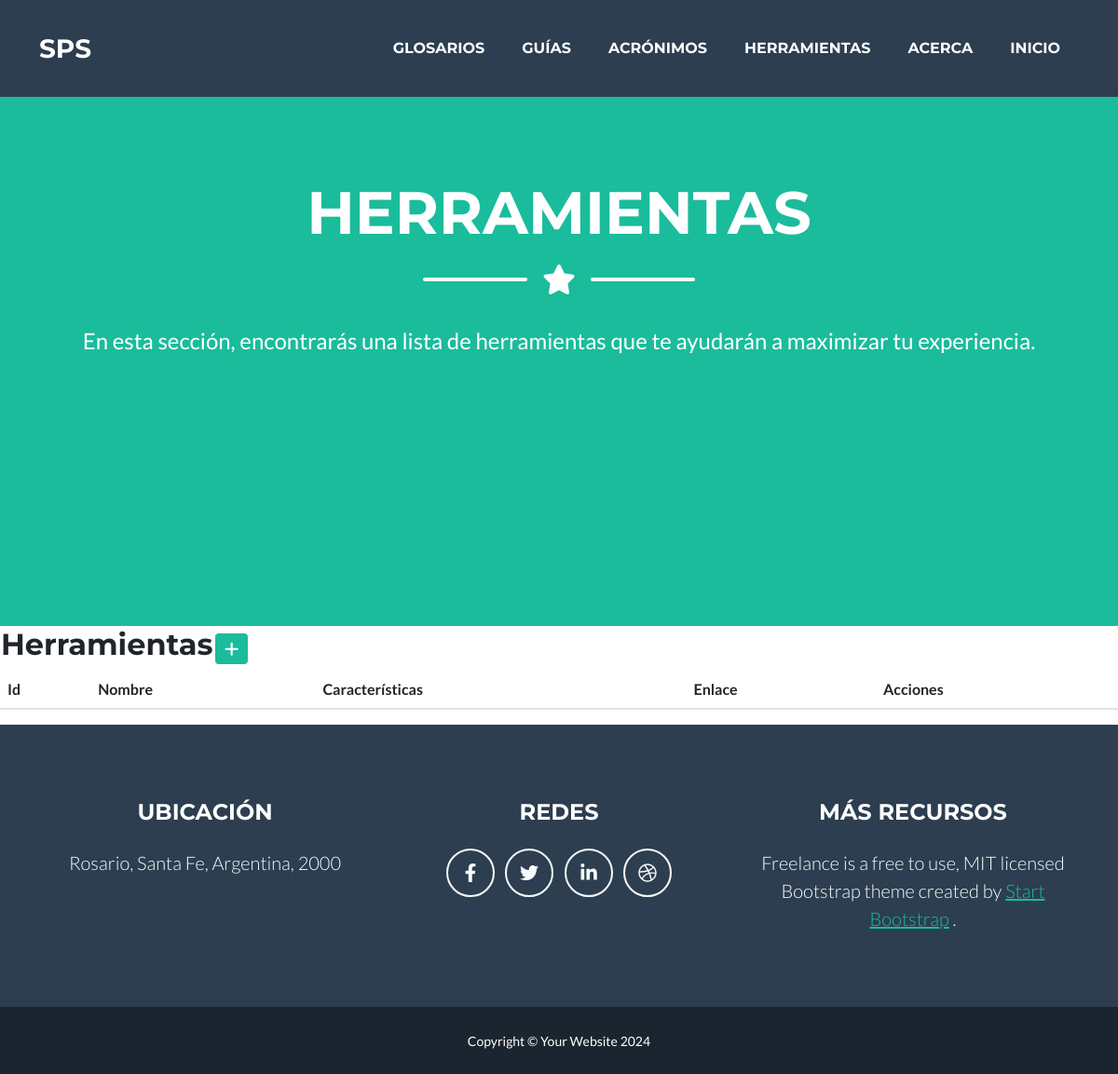
Before: /herramientas/ with the older database file.
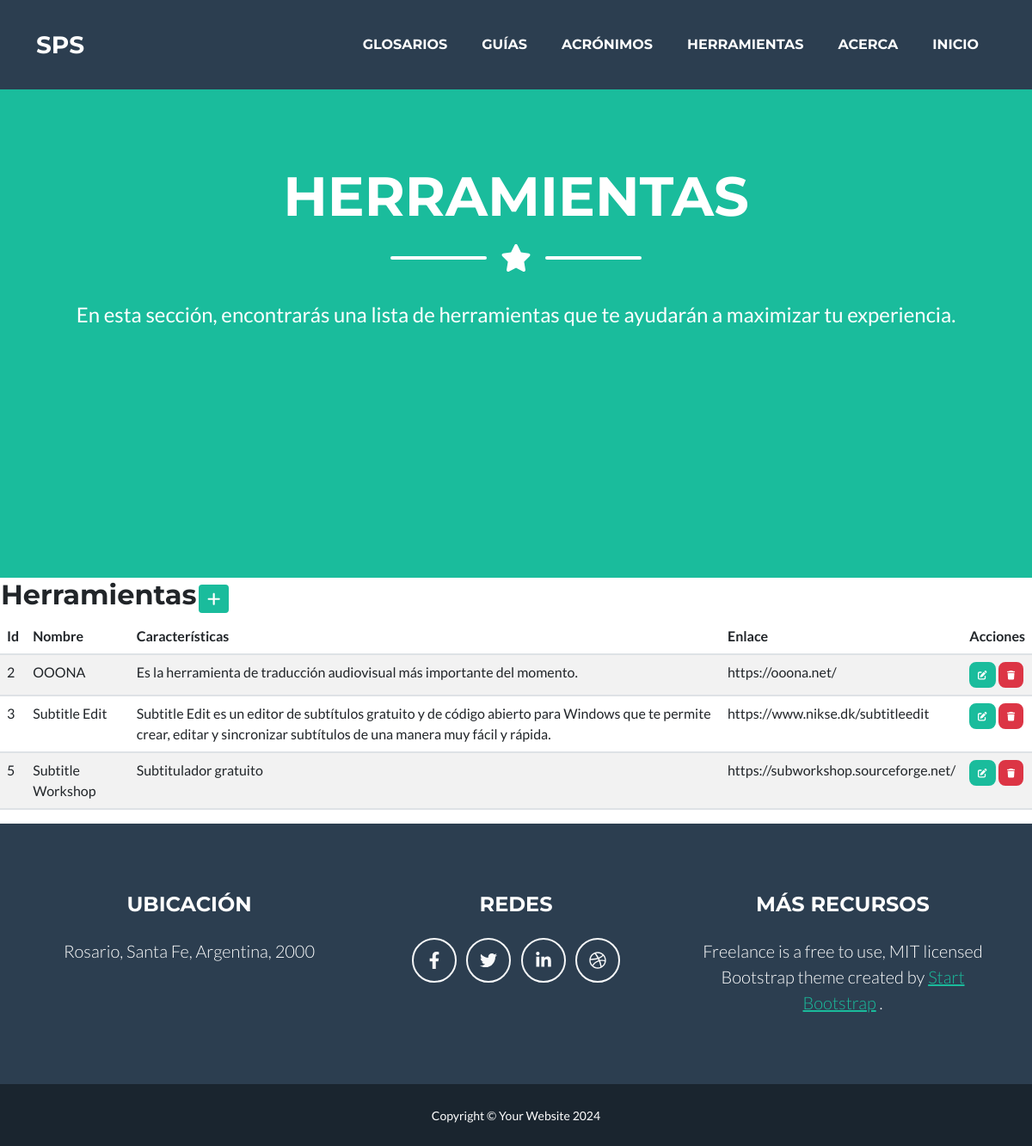
After: the same page with the newer database file.
### aplicacion/models.py (models this page shows, shortened)
class Herramientas(models.Model):
    nombre = models.CharField(max_length=100)
    caract = models.CharField(max_length=500)
    enlace = models.CharField(max_length=100, default="Valor por defecto")
    class Meta:
        verbose_name = "Herramientas"
        verbose_name_plural = "Herramientas"

### aplicacion/views.py (the view)
# urls.py: path('herramientas/', herramientas, name="herramientas"),
def herramientas(request):
    contexto = {'herramientas': Herramientas.objects.all()}
    return render(request, "aplicacion/herramientas.html", contexto)

### aplicacion/templates/aplicacion/herramientas.html (shortened to what this page needs)
{% extends "aplicacion/index.html" %}
{% block inicio %}
<li class="nav-item mx-0 mx-lg-1"><a class="nav-link py-3 px-0 px-lg-3 rounded" href="{% url 'home' %}">Inicio</a></li>
{% endblock inicio %}
{% block  titulo%}
<header class="masthead bg-primary text-white text-center">
    <div class="container d-flex align-items-center flex-column">
        <h1 class="masthead-heading text-uppercase mb-0">Herramientas</h1>
        <div class="divider-custom divider-light">
            <div class="divider-custom-line"></div>
            <div class="divider-custom-icon"><i class="fas fa-star"></i></div>
            <div class="divider-custom-line"></div>
        </div>
        <p class="masthead-subheading font-weight-light mb-0">En esta sección, encontrarás una lista de herramientas que te ayudarán a maximizar tu experiencia.</p>
    </div>
</header>
{% endblock titulo%}
{% block  contenido%}
<table>
    <tr>
        <td width="200"><h2>Herramientas</h2></td>
        <td>
            <a
            href="{% url 'herramientasForm' %}"
            class="btn btn-primary btn-sm"
            ><i class="fa fa-plus fa-lg" title="Crear"> </i>
            </a>
        </td>
    </tr>
</table>
<table class="table table-striped">
    <thead>
        <tr>
            <th>Id</th>
            <th>Nombre</th>
            <th>Características</th>
            <th>Enlace</th>
            <th>Acciones</th>
        </tr>
    </thead>
    <tbody>
    {% for h in herramientas  %}
        <tr>
            <td>{{ h.id }}</td>
            <td>{{ h.nombre }}</td>
            <td>{{ h.caract }}</td>
            <td>{{ h.enlace }}</td>
            <td>
                <a
                  href="{% url 'herramientasUpdate' h.id %}"
                  class="btn btn-primary"
                  style="--bs-btn-padding-y: .25rem; --bs-btn-padding-x: .5rem; --bs-btn-font-size: .75rem;"
                  ><i class="fa fa-edit fa-sm" title="Edit Record"></i>
                </a>
                <a
                  href="{% url 'herramientasDelete' h.id %}"
                  class="btn btn-danger"
                  style="--bs-btn-padding-y: .25rem; --bs-btn-padding-x: .5rem; --bs-btn-font-size: .75rem;"
                  ><i class="fa fa-trash fa-sm" title="Delete Record"></i>
                </a>
            </td>
        </tr>
    {% endfor %}
    </tbody>
</table>
{% endblock contenido%}

Changed rows visible on the page:
added Herramientas: id "2", nombre "OOONA", caract "Es la herramienta de traducción audiovisual más importante del momento.", enlace "https://ooona.net/"
added Herramientas: id "3", nombre "Subtitle Edit", caract "Subtitle Edit es un editor de subtítulos gratuito y de código abierto para Windows que te permite crear, editar y sincronizar subtítulos de una manera muy fácil y rápida.", enlace "https://www.nikse.dk/subtitleedit"
added Herramientas: id "5", nombre "Subtitle Workshop", caract "Subtitulador gratuito", enlace "https://subworkshop.sourceforge.net/"
